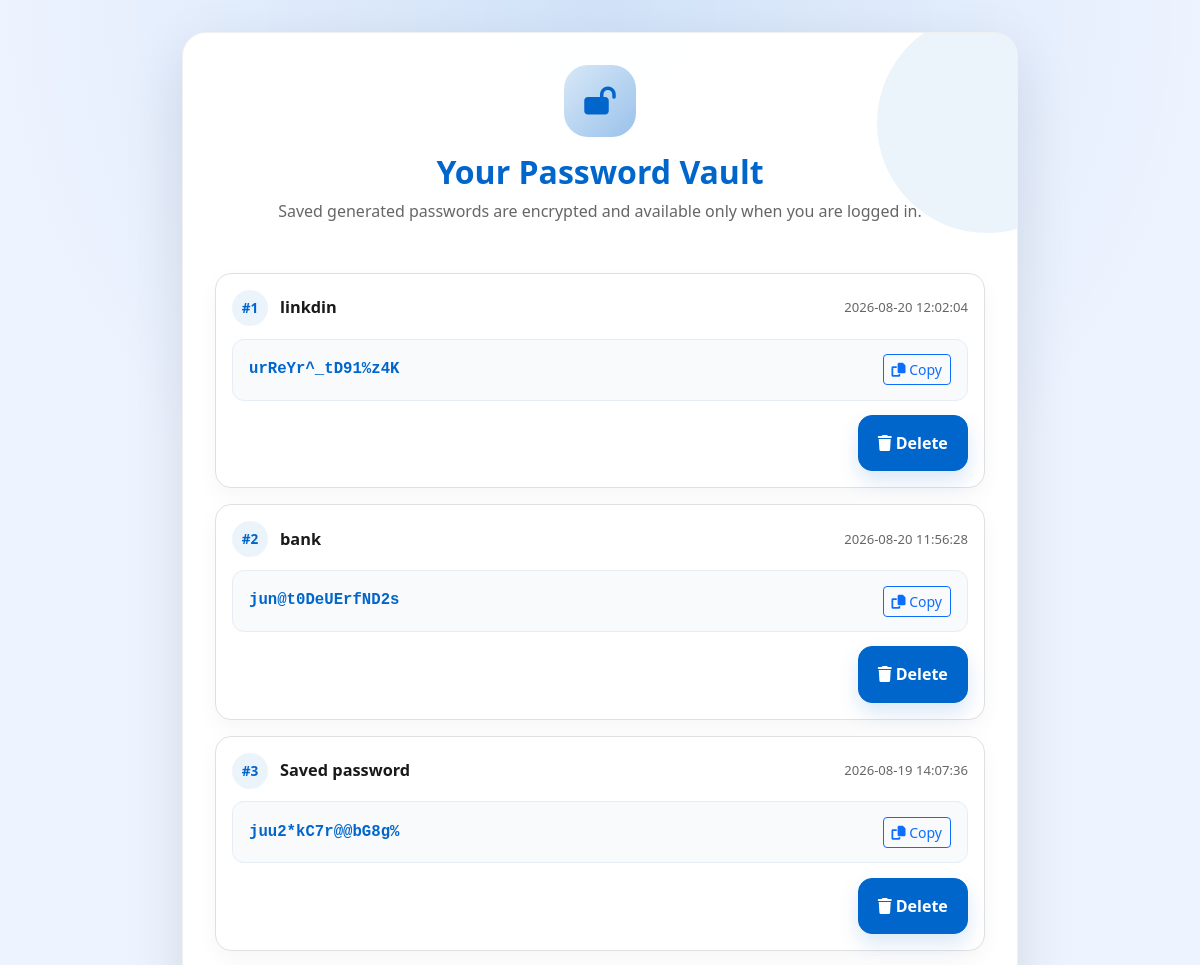
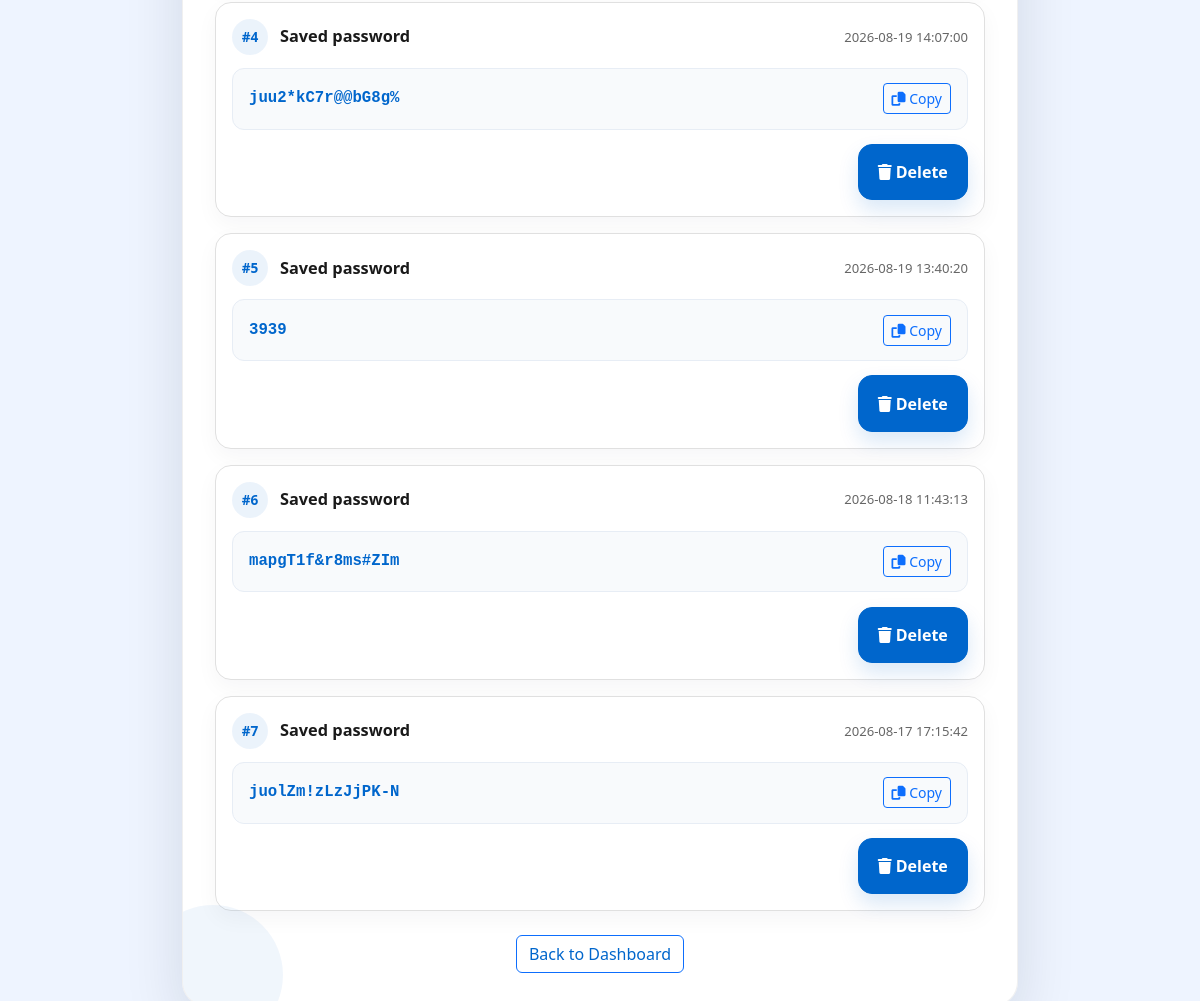
Page /vault.php (signed in) on the earlier database version (2 pictures, top to bottom).
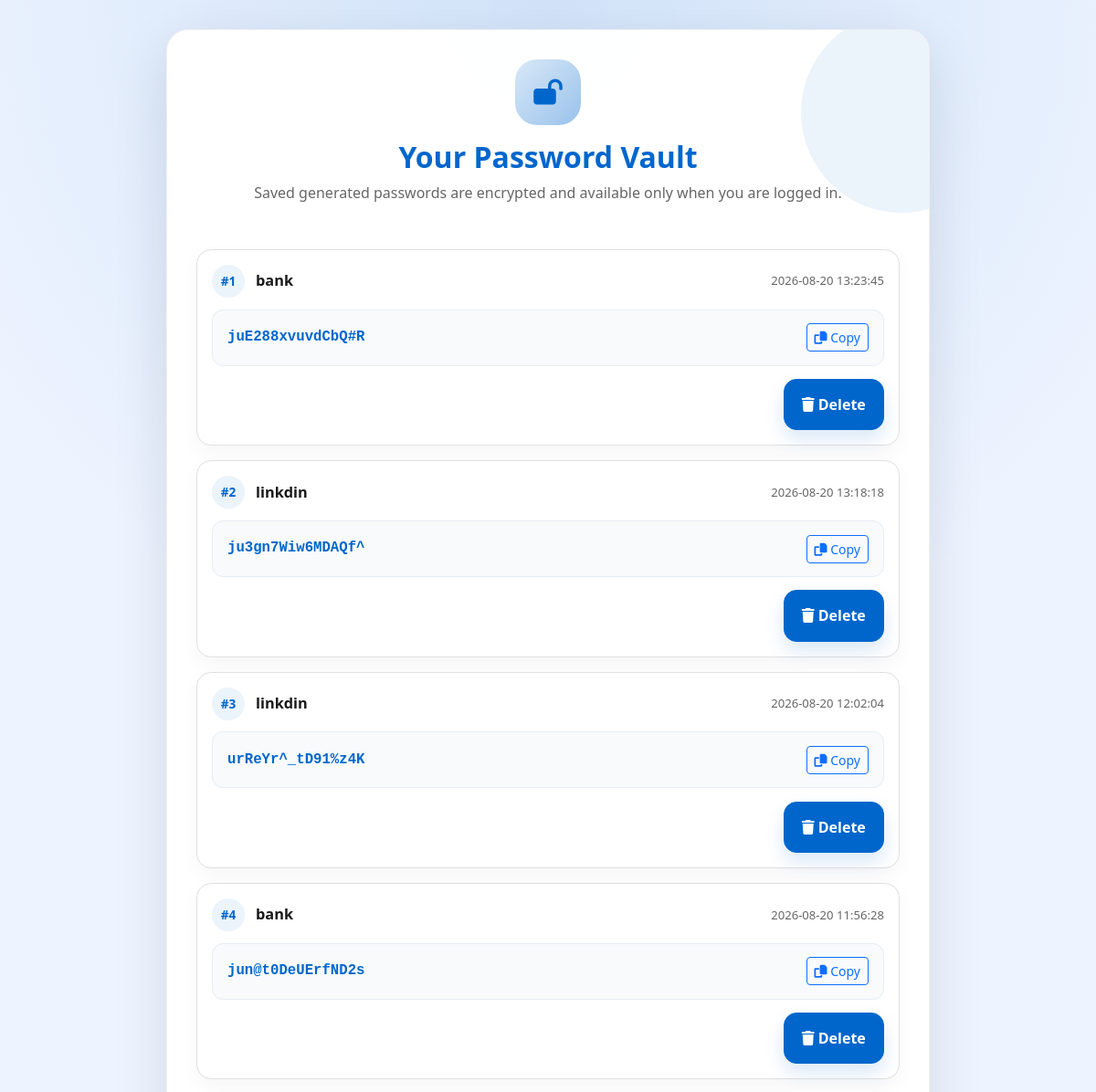
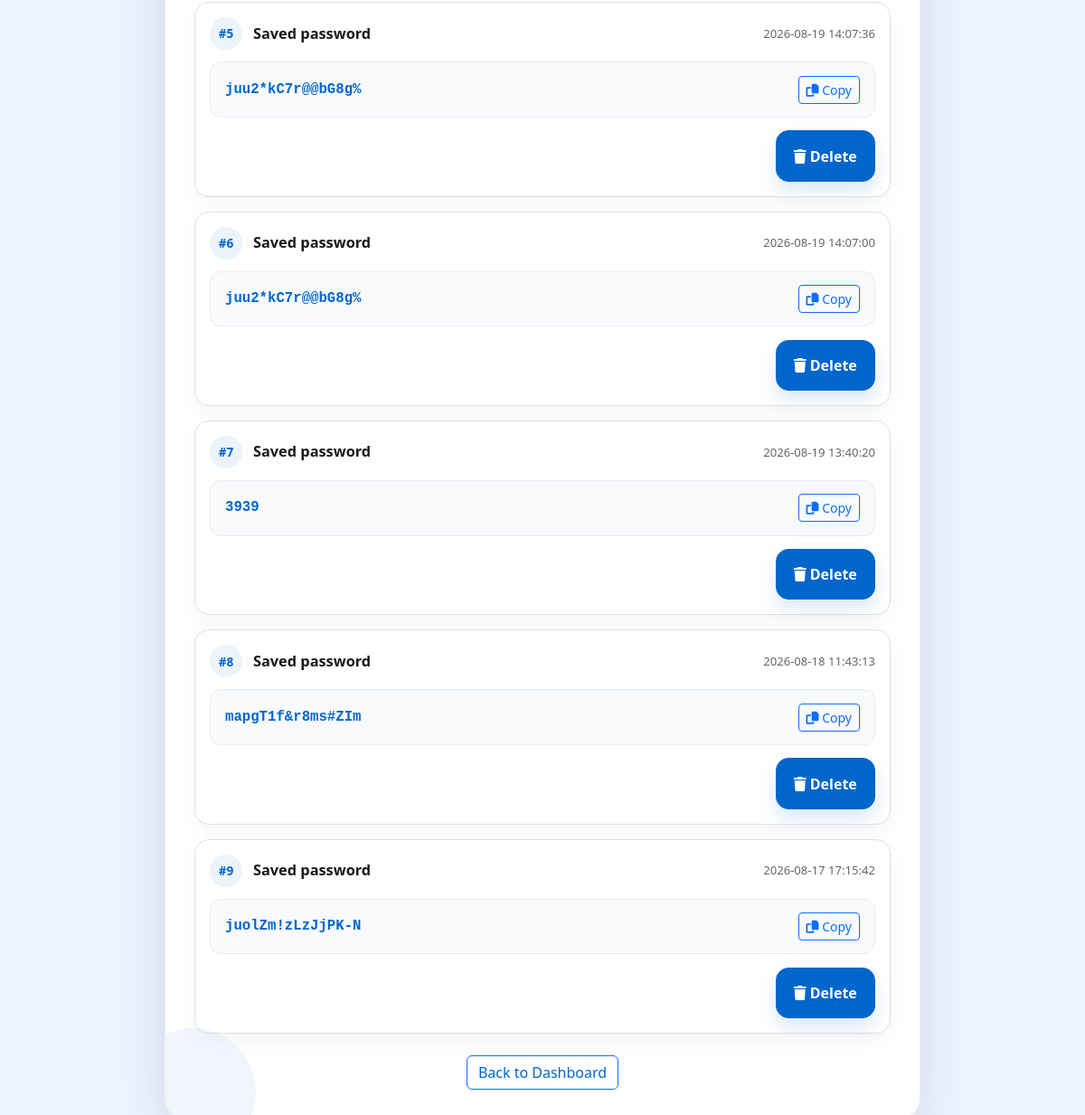
Same page on the later database version (2 pictures, top to bottom).
### tables this page shows
CREATE TABLE vault_entries (
            id INTEGER PRIMARY KEY AUTOINCREMENT,
            user_id INTEGER NOT NULL,
            label TEXT,
            password TEXT NOT NULL,
            created_at DATETIME DEFAULT CURRENT_TIMESTAMP,
            FOREIGN KEY(user_id) REFERENCES users(id)
        );

### auth.php (called while the page is built, shortened)
<?php
require_once __DIR__ . '/db.php';
function currentUser() {
    return $_SESSION['user'] ?? null;
}
function getVaultCipherKey(): string {
    $key = defined('VAULT_SECRET_KEY') ? VAULT_SECRET_KEY : 'shieldos-default-vault-secret';
    return substr(hash('sha256', $key, true), 0, 32);
}
function decryptVaultPassword(string $payload): string {
    $cipher = 'aes-256-cbc';
    $key = getVaultCipherKey();
    $decoded = base64_decode($payload, true);
    $ivLength = openssl_cipher_iv_length($cipher);
    $iv = substr($decoded, 0, $ivLength);
    $encrypted = substr($decoded, $ivLength);
    $decrypted = openssl_decrypt($encrypted, $cipher, $key, OPENSSL_RAW_DATA, $iv);
    return $decrypted === false ? '' : $decrypted;
}
function getVaultEntries(int $userId): array {
    global $pdo;
    $stmt = $pdo->prepare('SELECT id, label, password, created_at FROM vault_entries WHERE user_id = :user_id ORDER BY created_at DESC');
    $stmt->execute(['user_id' => $userId]);
    $rows = $stmt->fetchAll();
    return $rows;
}
?>

### vault.php (the view, shortened to what this page needs)
<?php
require_once __DIR__ . '/auth.php';
$user = currentUser();
$entries = getVaultEntries($user['id']);
?>
<!DOCTYPE html>
<html lang="en">
<head>
    <link href="https://cdn.jsdelivr.net/npm/bootstrap@5.3.0/dist/css/bootstrap.min.css" rel="stylesheet">
    <link rel="stylesheet" href="https://cdnjs.cloudflare.com/ajax/libs/font-awesome/6.4.0/css/all.min.css">
    <link rel="stylesheet" href="https://cdn.jsdelivr.net/npm/toastify-js/src/toastify.min.css">
    <link rel="stylesheet" href="style.css">
</head>
<body class="auth-page">
    <div class="container auth-wrapper">
        <div class="auth-card">
            <div class="auth-card-top text-center mb-4">
                <div class="auth-icon mb-3"><i class="fa-solid fa-lock-open"></i></div>
                <h2 class="mb-2 text-primary">Your Password Vault</h2>
                <p class="text-muted">Saved generated passwords are encrypted and available only when you are logged in.</p>
            </div>
            <?php if (count($entries) === 0): ?>
                <div class="alert alert-info">No saved passwords found. Generate one and save it from the dashboard.</div>
            <?php else: ?>
                <div class="vault-list">
                    <?php foreach ($entries as $entryNumber => $entry): ?>
                        <div class="vault-item">
                            <div class="vault-item-header">
                                <div class="vault-item-title-wrap">
                                    <span class="vault-badge">#<?= $entryNumber + 1 ?></span>
                                    <h6 class="vault-label mb-0"><?= htmlspecialchars($entry['label']) ?></h6>
                                </div>
                                <span class="vault-date"><?= htmlspecialchars($entry['created_at']) ?></span>
                            </div>
                            <div class="vault-password-box">
                                <span class="vault-password-text"><?= htmlspecialchars($entry['password']) ?></span>
                                <button type="button" class="btn btn-sm btn-outline-primary vault-copy-btn" data-password="<?= htmlspecialchars($entry['password'], ENT_QUOTES, 'UTF-8') ?>" title="Copy password"><i class="fa-solid fa-copy"></i> Copy</button>
                            </div>
                            <div class="vault-actions">
                                <form method="POST" action="vault.php" class="vault-delete-form">
                                    <button type="submit" class="btn btn-sm btn-danger"><i class="fa-solid fa-trash me-1"></i>Delete</button>
                                </form>
                            </div>
                        </div>
                    <?php endforeach; ?>
                </div>
            <?php endif; ?>
            <div class="text-center mt-4">
                <a href="index.php" class="btn btn-outline-primary">Back to Dashboard</a>
            </div>
        </div>
    </div>
</body>
</html>

Differences in the rows shown:
added vault_entries: label "bank", created_at "2026-08-20 13:23:45", password "juE288xvuvdCbQ#R"
added vault_entries: label "linkdin", created_at "2026-08-20 13:18:18", password "ju3gn7Wiw6MDAQf^"
